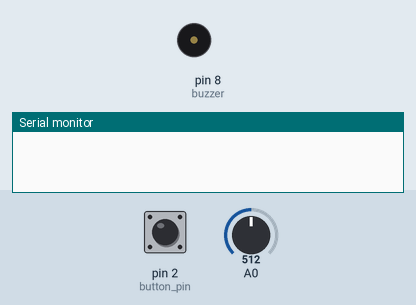
The sketch below on a simulated Arduino Uno, built with avr-gcc and run on an emulated ATmega328P. On the bench: buzzer (waves = sounding), the last lines printed to the serial monitor. Inputs (shaded band) come from the test bench; at power-on: A0 = 512, pin 2 (button_pin) HIGH.

Above: at 1.2 s.
1.3 s: A0 set to 306
2.8 s: pin 2 (button_pin) pulled LOW for 0.15 s
At 33.8 s:
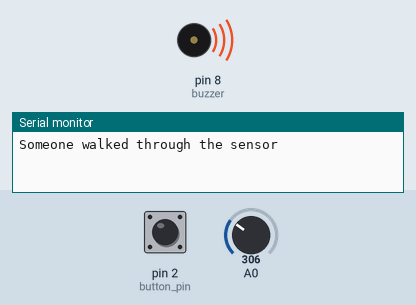
Timing chart, 0 to 34.3 s (numbered marks = the images above; inputs shaded):
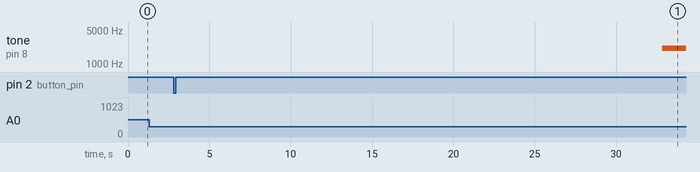

The sketch:

SocialDistancer.ino
```cpp
const int button_pin = 2;
const int duration = 2000;
const int sensitivity = 3; //depends to the object

#include <Arduino.h>

#define TONE_USE_INT
#define TONE_PITCH 440
#include <Pitch.h>

void setup() {
  //start serial connection
  Serial.begin(9600);
  //configure pin 2 as an input and enable the internal pull-up resistor
  pinMode(button_pin, INPUT_PULLUP);
  pinMode(8, OUTPUT);
}

// change this to whichever pin you want to use
int buzzer = 8;
int note = NOTE_C7;
bool danger = false;
bool passed = false;
int current_time = millis();
int safe_time =  millis();
void loop() {
  // put your main code here, to run repeatedly:
  // if the input changed
  // then count
  current_time = millis();
  int sensorValue = analogRead(A0);
  float voltage = sensorValue * (10.0 / 1023.0);
  // print out the value you read:
  //    Serial.println(sensorValue);
  //        Serial.println(voltage);

  if (voltage < sensitivity && !passed) {
    Serial.println("Someone walked through the sensor");
    passed = true;
  } else if (voltage >= sensitivity  && passed) {
    safe_time =  current_time + duration;
    passed = false;
  }

  if (safe_time > current_time && passed) {
    danger = true;
  }
  if (danger) {
    tone(buzzer, note);
  }
  if (digitalRead(button_pin) == LOW) {
    safe_time =  millis();
    danger = false;
    noTone(buzzer);
  }
  delay(100);
}
```
